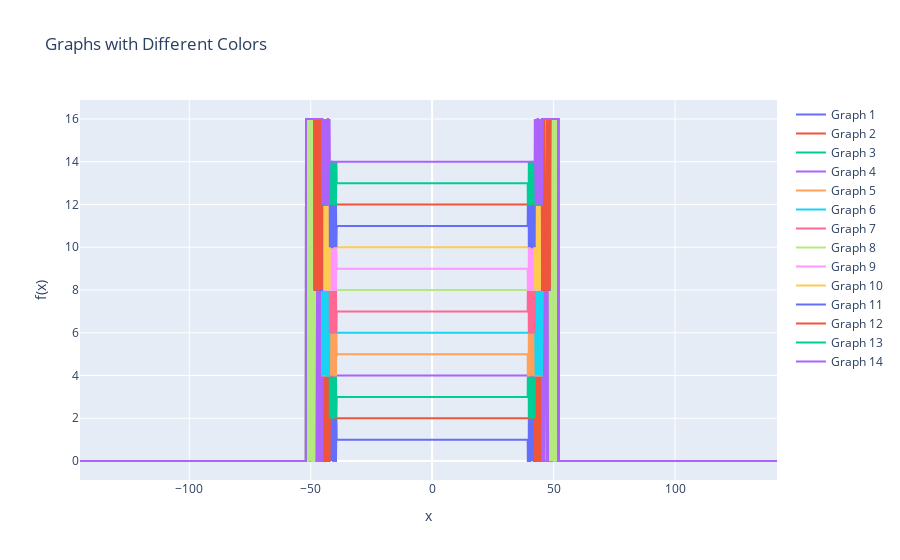

The code cell stored with this chart in its notebook:
### Code cell
fig = go.Figure()

x = np.linspace(-145, 142, 5000)
y = funcaoTeste(x,1)

for i in range(1, 15):
    y = funcaoTeste(x, i)
    fig.add_trace(go.Scatter(x=x, y=y, mode='lines', name=f'Graph {i}'))

fig.update_layout(
    title='Graphs with Different Colors',
    xaxis_title='x',
    yaxis_title='f(x)',
    hovermode="x unified"
)

fig.show()

### Figure 1 — Plotly figure (JSON) as saved in the notebook; plotly's stock layout.template omitted (floating-point values rounded to 4 significant figures; data arrays with more than 128 entries replaced by an {"elided": "..."} marker saying what was removed)
{"data": [{"mode": "lines", "name": "Graph 1", "type": "scatter", "x": {"elided": "5000 float values"}, "y": {"elided": "5000 float values"}}, {"mode": "lines", "name": "Graph 2", "type": "scatter", "x": {"elided": "5000 float values"}, "y": {"elided": "5000 float values"}}, {"mode": "lines", "name": "Graph 3", "type": "scatter", "x": {"elided": "5000 float values"}, "y": {"elided": "5000 float values"}}, {"mode": "lines", "name": "Graph 4", "type": "scatter", "x": {"elided": "5000 float values"}, "y": {"elided": "5000 float values"}}, {"mode": "lines", "name": "Graph 5", "type": "scatter", "x": {"elided": "5000 float values"}, "y": {"elided": "5000 float values"}}, {"mode": "lines", "name": "Graph 6", "type": "scatter", "x": {"elided": "5000 float values"}, "y": {"elided": "5000 float values"}}, {"mode": "lines", "name": "Graph 7", "type": "scatter", "x": {"elided": "5000 float values"}, "y": {"elided": "5000 float values"}}, {"mode": "lines", "name": "Graph 8", "type": "scatter", "x": {"elided": "5000 float values"}, "y": {"elided": "5000 float values"}}, {"mode": "lines", "name": "Graph 9", "type": "scatter", "x": {"elided": "5000 float values"}, "y": {"elided": "5000 float values"}}, {"mode": "lines", "name": "Graph 10", "type": "scatter", "x": {"elided": "5000 float values"}, "y": {"elided": "5000 float values"}}, {"mode": "lines", "name": "Graph 11", "type": "scatter", "x": {"elided": "5000 float values"}, "y": {"elided": "5000 float values"}}, {"mode": "lines", "name": "Graph 12", "type": "scatter", "x": {"elided": "5000 float values"}, "y": {"elided": "5000 float values"}}, {"mode": "lines", "name": "Graph 13", "type": "scatter", "x": {"elided": "5000 float values"}, "y": {"elided": "5000 float values"}}, {"mode": "lines", "name": "Graph 14", "type": "scatter", "x": {"elided": "5000 float values"}, "y": {"elided": "5000 float values"}}], "layout": {"hovermode": "x unified", "title": {"text": "Graphs with Different Colors"}, "xaxis": {"title": {"text": "x"}}, "yaxis": {"title": {"text": "f(x)"}}}}
